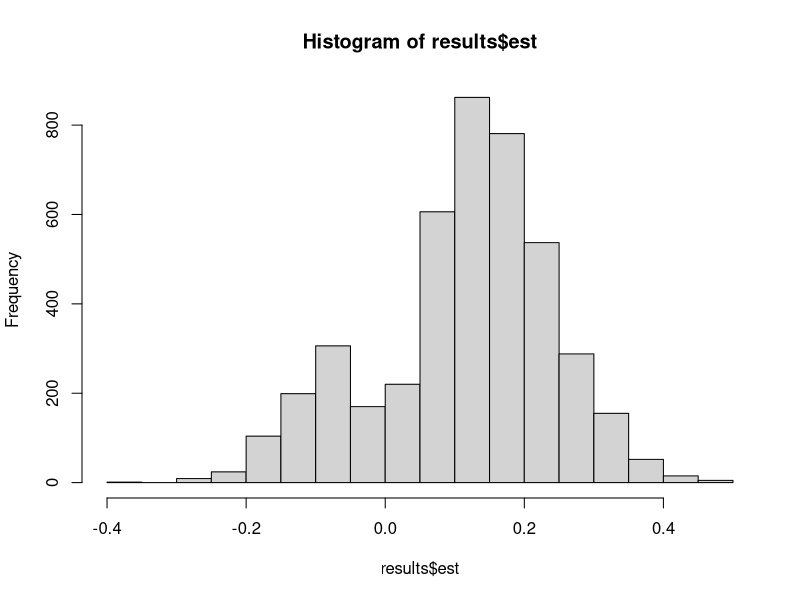

Write R code to recreate this figure.
set.seed(7298)
n <- 100000
epsilon <- rnorm(n)
beta <- 1.2
cc <- -0.5
a0 <- 0.2
a1 <- 0.4

n0 <- ceiling(n / 2)
z <- c(rep(0, n0), rep(1, n - n0))
p0 <- 0.2
p1 <- 0.7
Tstar <- (1 - z) * rbinom(n, 1, p0) + z * rbinom(n, 1, p1)
y <- cc + beta * Tstar + epsilon
Tobs <- (1 - Tstar) * rbinom(n, 1, a0) + Tstar * rbinom(n, 1, 1 - a1)

# check dgp
mean(Tstar[z == 0]) # p0
mean(Tstar[z == 1]) # p1
mean(Tobs[Tstar == 0]) # a0
1 - mean(Tobs[Tstar == 1]) # a1


theta1 <- beta / (1 - a0 - a1)
k1 <- cc - a0 * theta1
theta2 <- cc + theta1 * (1 - a1)
k2 <- -theta1 * a0 * (1 - a1)

# Check moment conditions
theta1_est <- cov(y, z) / cov(z, Tobs)
k1_est <- mean(y - theta1_est * Tobs)
c(theta1, theta1_est)
c(k1, k1_est)

theta2_est <- cov(y * Tobs, z) / cov(z, Tobs)
c(theta2, theta2_est)
k2_est <- mean(y * Tobs - theta2_est * Tobs)
c(k2, k2_est)

# Check a different way just to be extra safe!
mean(y - theta1 * Tobs) # should equal k1
k1

mean((y - k1 - theta1 * Tobs) * z) # should equal zero

mean(y * Tobs - theta2 * Tobs) # should equal k2
k2

mean((y * Tobs - k2 - theta2 * Tobs) * z) # should equal zero

# Check the relationship between parameters
c(theta2 - k1, theta2_est - k1_est, theta1 * (1 + a0 - a1))

c((theta2_est - k1_est) / theta1_est, (1 - a1) + a0)

# Estimator for beta
sqrt((theta2_est - k1_est)^2 + 4 * theta1_est * k2_est)
beta

# Simple simulation study to see if there's a weak identification problem
BBS_dgp <- function(a0, a1, beta, cc = 0, p0 = 0.15, p1 = 0.85, n = 1000) {
  epsilon <- rnorm(n)
  n0 <- ceiling(n / 2)
  z <- c(rep(0, n0), rep(1, n - n0))
  Tstar <- (1 - z) * rbinom(n, 1, p0) + z * rbinom(n, 1, p1)
  y <- cc + beta * Tstar + epsilon
  Tobs <- (1 - Tstar) * rbinom(n, 1, a0) + Tstar * rbinom(n, 1, 1 - a1)
  out <- data.frame(y = y, Tobs = Tobs, z = z, Tstar = Tstar, epsilon = epsilon)
  return(out)

}

BBS_est <- function(dat){
  y <- dat$y
  Tobs <- dat$Tobs
  z <- dat$z
  theta1_est <- cov(y, z) / cov(z, Tobs)
  k1_est <- mean(y - theta1_est * Tobs)
  theta2_est <- cov(y * Tobs, z) / cov(z, Tobs)
  k2_est <- mean(y * Tobs - theta2_est * Tobs)
  b_est <- sign(theta1_est) * sqrt((theta2_est - k1_est)^2 + 4 * theta1_est * k2_est)
  b_upper <- theta1_est
  b_lower <- cov(y, z)
  out <- c(est = b_est, lower = b_lower, upper = b_upper)
  return(out)
}

simple_sim <- function(beta) {
  dat <- BBS_dgp(0.1, 0.2, beta, n = 500)
  return(BBS_est(dat))
}

set.seed(10272)
n_reps <- 5000
beta_true <- 0.1
results <- t(replicate(n_reps, simple_sim(beta_true)))
results <- as.data.frame(results)
hist(results$est)
mean(results$est, na.rm = TRUE)

